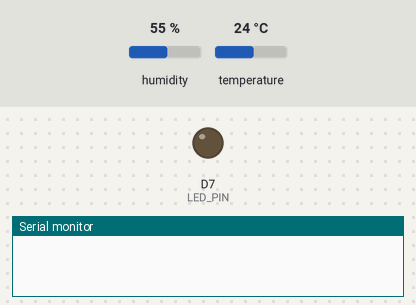
Simulated run of this sketch. Board: Particle Photon. Shown: output pins drawn as LEDs (lit = HIGH), the last lines printed to the serial monitor. The test bench sets the inputs (shaded band); at power-on: humidity 55 %, temperature 24 °C. The local clock reads 2024-03-15 10:24:30 at power-on unless the sketch sets it.

Above: at 1.0 s.
At 3.0 s:
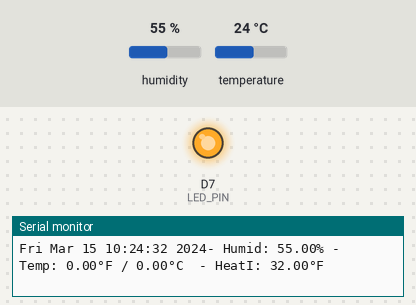
Timing chart, 0 to 5.2 s (numbered marks = the images above):
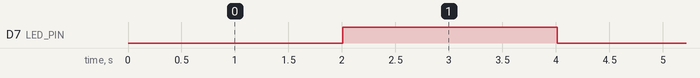

Measured:
- by itself, D7 (LED_PIN): alternates HIGH for 2.0 s and LOW for 2.0 s

The sketch:

particle-dht22.ino
```cpp
#include "Adafruit_DHT.h"

#define LED_PIN D7
#define DHT_DATA_PIN 2

// DHT TYPES
//#define DHT_TYPE DHT11	// DHT 11
#define DHT_DEVICE_TYPE DHT22		// DHT 22 (AM2302)
//#define DHT_TYPE DHT21    // DHT 21 (AM2301)

// internal variables
DHT dht(DHT_DATA_PIN, DHT_DEVICE_TYPE);
int led_on_state = 0;

// public variables (for curling)
double tempF = 0, tempC = 0, humidity = 0;


void setup() {

    Particle.variable("tempF", tempF);
    Particle.variable("tempC", tempC);
    Particle.variable("humidity", humidity);

    pinMode(LED_PIN, OUTPUT);

    Serial.begin(9600);

	dht.begin();
}

void loop() {

    // alternate the LED_PIN between high and low
    // to show that we're still alive
    digitalWrite(LED_PIN, (led_on_state) ? HIGH : LOW);
    led_on_state = !led_on_state;

    // DHT22 max read time is 0.5Hz
	delay(2000);

    // Reading temperature or humidity takes about 250 milliseconds
	humidity = dht.getHumidity();
	tempC = dht.getTempCelcius();
	tempF = dht.getTempFarenheit();

    // Check if any reads failed and exit early
	if (isnan(humidity) || isnan(tempC) || isnan(tempF)) {
		Serial.println("Failed to read from DHT sensor!");
		return;
	}

    float hi = c2f(dht.getHeatIndex());
	//float dp = dht.getDewPoint();
	//float k = dht.getTempKelvin();

	Serial.print(Time.timeStr());
	Serial.print("- Humid: ");
	Serial.print(humidity);
	Serial.print("% - ");
	Serial.print("Temp: ");
	Serial.print(tempF);
	Serial.print("°F / ");
	Serial.print(tempC);
	Serial.print("°C ");
	Serial.print(" - HeatI: ");
	Serial.print(hi);
	Serial.println("°F");
}

// celcius to fahrenheit
float c2f(float c)
{
    return 1.8 * c + 32;
}
```
